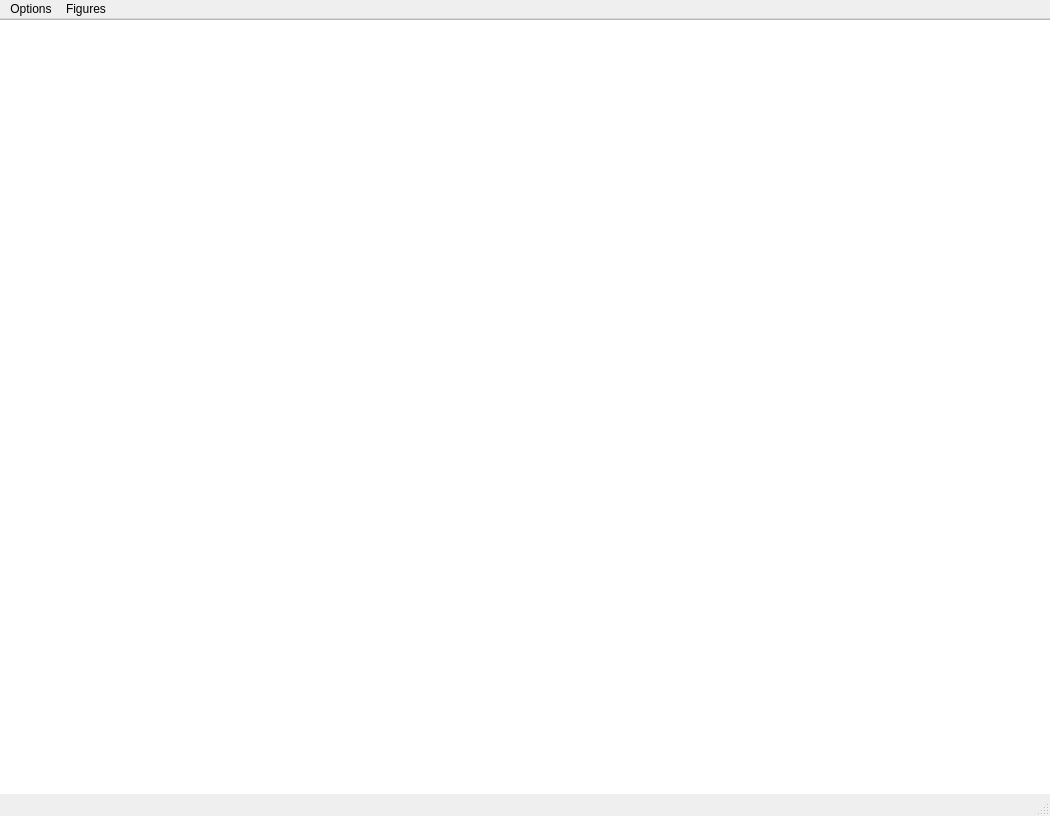
<?xml version="1.0" encoding="UTF-8"?>
<ui version="4.0">
 <class>MainWindow</class>
 <widget class="QMainWindow" name="MainWindow">
  <property name="geometry">
   <rect>
    <x>0</x>
    <y>0</y>
    <width>1050</width>
    <height>816</height>
   </rect>
  </property>
  <property name="windowTitle">
   <string>MainWindow</string>
  </property>
  <widget class="QWidget" name="centralwidget">
   <widget class="QGraphicsView" name="graphicsView">
    <property name="geometry">
     <rect>
      <x>-5</x>
      <y>0</y>
      <width>1061</width>
      <height>801</height>
     </rect>
    </property>
   </widget>
  </widget>
  <widget class="QMenuBar" name="menubar">
   <property name="geometry">
    <rect>
     <x>0</x>
     <y>0</y>
     <width>1050</width>
     <height>25</height>
    </rect>
   </property>
   <widget class="QMenu" name="menuOptions">
    <property name="title">
     <string>Options</string>
    </property>
    <addaction name="actionRed"/>
    <addaction name="actionGreen"/>
    <addaction name="actionBlue"/>
    <addaction name="actionCustomColor"/>
    <addaction name="actionClear"/>
   </widget>
   <widget class="QMenu" name="menuFigures">
    <property name="title">
     <string>Figures</string>
    </property>
    <addaction name="actionSquare"/>
    <addaction name="actionRomb"/>
    <addaction name="actionTriangle"/>
    <addaction name="actionSave"/>
    <addaction name="actionLoad"/>
   </widget>
   <addaction name="menuOptions"/>
   <addaction name="menuFigures"/>
  </widget>
  <widget class="QStatusBar" name="statusbar"/>
  <action name="actionRed">
   <property name="text">
    <string>Red</string>
   </property>
  </action>
  <action name="actionGreen">
   <property name="text">
    <string>Green</string>
   </property>
  </action>
  <action name="actionBlue">
   <property name="text">
    <string>Blue</string>
   </property>
  </action>
  <action name="actionClear">
   <property name="text">
    <string>Clear</string>
   </property>
  </action>
  <action name="actionCustomColor">
   <property name="text">
    <string>Custom Color</string>
   </property>
  </action>
  <action name="actionSquare">
   <property name="text">
    <string>Square</string>
   </property>
  </action>
  <action name="actionRomb">
   <property name="text">
    <string>Romb</string>
   </property>
  </action>
  <action name="actionTriangle">
   <property name="text">
    <string>Triangle</string>
   </property>
  </action>
  <action name="actionSave">
   <property name="text">
    <string>Save</string>
   </property>
  </action>
  <action name="actionLoad">
   <property name="text">
    <string>Load</string>
   </property>
  </action>
 </widget>
 <resources/>
 <connections/>
</ui>
